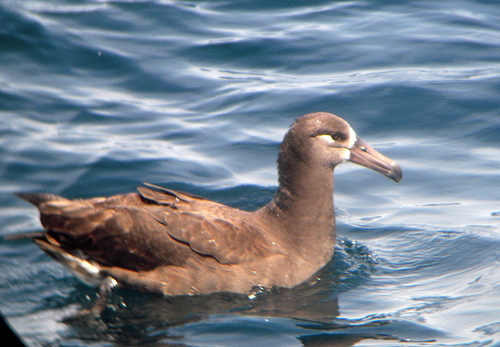
#> input picture figures/Black_Footed_Albatross_0002_55.jpg, 500 x 347 px
$ python visualize_cub_bbox.py
#> lines starting #> are read from the running program, lines starting #| are printed output that depends on the picture
"""Visualize BBox for a CUB image"""

import numpy as np
from PIL import Image
from matplotlib import pyplot as plt
from matplotlib.patches import Rectangle

# Read one example image from CUB
cub_ex_name = 'Black_Footed_Albatross_0002_55'
im = np.array( Image.open('../figures/' + cub_ex_name + '.jpg') )
#> im is the input picture: shape (347, 500, 3); mean R, G, B 119.8, 131.5, 144.5

# BBox coords from CUB example
xmin, ymin, w, h = 14.0, 112.0, 388.0, 186.0

plt.imshow(im)
plt.gca().add_patch(Rectangle((xmin, ymin), w, h,
                    edgecolor='red', facecolor='none', lw=2))
plt.title(cub_ex_name, fontsize = 15)
plt.xlabel('(xmin, ymin, w, h) = (' + str(xmin) + ', ' + str(ymin) + ', ' + \
                                        str(w) + ', ' + str(h) + ')')
plt.savefig('../figures/' + cub_ex_name + '_bbox.jpg', bbox_inches='tight')
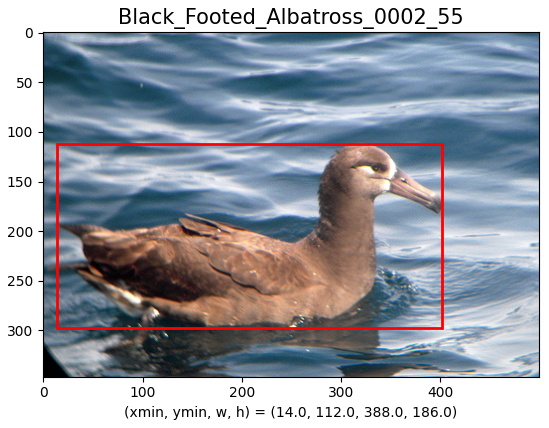
#> figure drawn by matplotlib, 1 panel
plt.show()

$ run again, with figures/gradsim_fungi.png saved as figures/Black_Footed_Albatross_0002_55.jpg
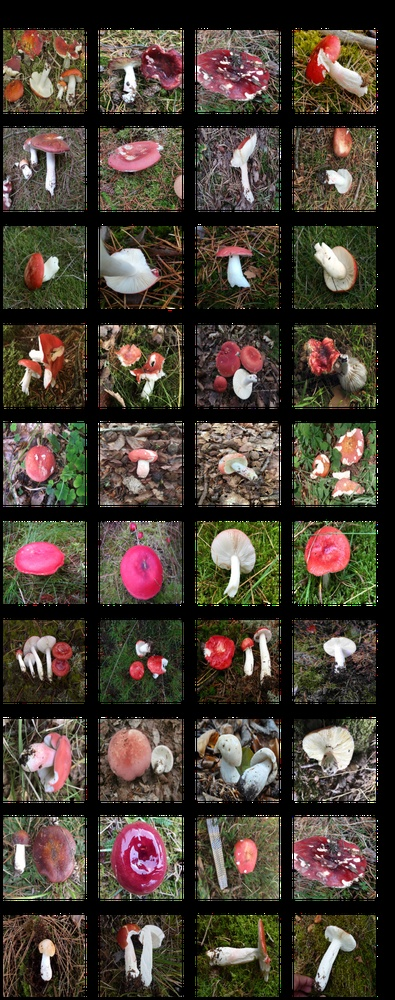
#> input picture figures/gradsim_fungi.png, 395 x 1000 px, shrunk from 887 x 2247 before the run
#> im is the input picture: shape (1000, 395, 3); mean R, G, B 73.3, 63.4, 52.9
#> `plt.savefig('../figures/' + cub_ex_name + '_bbox.jpg', bbox_inches='ti..`:
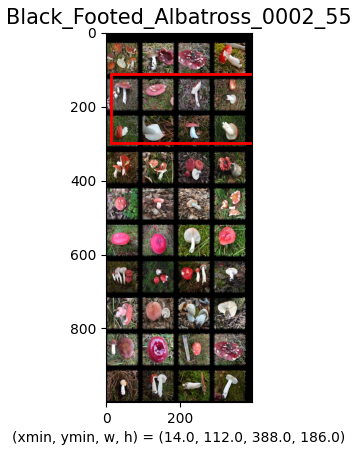
#> figure drawn by matplotlib, 1 panel
